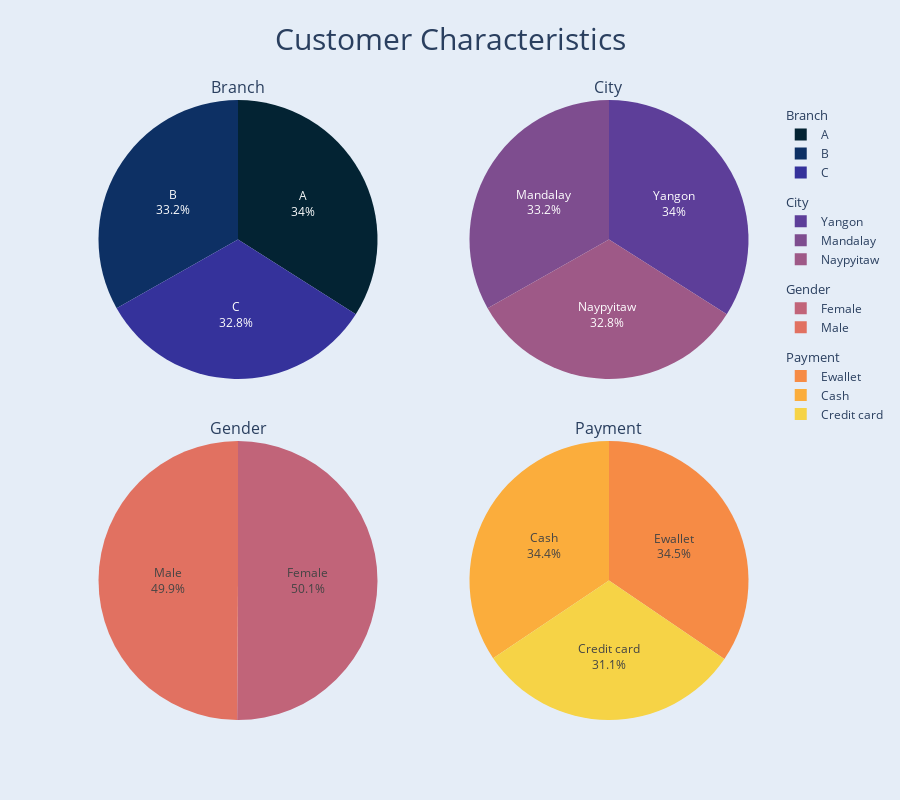

Notebook code for this chart:
### Markdown cell above
### Here we can see there is no null value present .

### Code cell
palette = cycle(px.colors.sequential.thermal)

fig = sp.make_subplots(
    rows=2, 
    cols=2,
    horizontal_spacing=0.08,
    subplot_titles=[
        "Branch",
        "City",
        "Gender",
        "Payment" ], 
    specs=[[{"type": "pie"}, {"type": "pie"}],
          [{"type": "pie"}, {"type": "pie"}]],
        vertical_spacing = 0.1
)

branch_counts = data.Branch.value_counts()

branch = go.Pie(
    labels=branch_counts.index,
    values=branch_counts,
    name="Branch",
    textinfo='percent+label',
    hoverinfo="label+value+percent",
    marker_colors=[next(palette) for i in range(len(branch_counts))],
    legendgroup="Branch",
    legendgrouptitle_text="Branch",
)

city_counts = data.City.value_counts()

city = go.Pie(
    labels=city_counts.index,
    values=city_counts,
    name="City",
    textinfo='percent+label',
    hoverinfo="label+value+percent",
    marker_colors=[next(palette) for i in range(len(city_counts))],
    legendgroup="City",
    legendgrouptitle_text="City",
)

gender_counts = data.Gender.value_counts()

gender = go.Pie(
    labels=gender_counts.index,
    values=gender_counts,
    name="Gender",
    textinfo='percent+label',
    hoverinfo="label+value+percent",
    marker_colors=[next(palette) for i in range(len(gender_counts))],
    legendgroup="Gender",
    legendgrouptitle_text="Gender",
)

payment_counts = data.Payment.value_counts()

payment = go.Pie(
    labels=payment_counts.index,
    values=payment_counts,
    name="Payment",
    textinfo='percent+label',
    hoverinfo="label+value+percent",
    marker_colors=[next(palette) for i in range(len(payment_counts))],
    legendgroup="Payment",
    legendgrouptitle_text="Payment",
)


fig.add_trace(branch, row=1, col=1)
fig.add_trace(city, row=1, col=2)

fig.add_trace(gender, row=2, col=1)
fig.add_trace(payment, row=2, col=2)

fig.update_layout(
    template="plotly",
    height=800,
)

fig.update(
    layout_title_text="Customer Characteristics",
    layout_title_font_size=30,
    layout_title_x=0.5,
    layout_paper_bgcolor='rgb(229, 237, 247)',
    layout_plot_bgcolor='rgb(229, 237, 247)',
)

fig.show()

### Figure 1 — Plotly figure (JSON) as saved in the notebook; plotly's stock layout.template omitted (floating-point values rounded to 4 significant figures)
{"data": [{"domain": {"x": [0, 0.46], "y": [0.55, 1]}, "hoverinfo": "label+value+percent", "labels": ["A", "B", "C"], "legendgroup": "Branch", "legendgrouptitle": {"text": "Branch"}, "marker": {"colors": ["rgb(3, 35, 51)", "rgb(13, 48, 100)", "rgb(53, 50, 155)"]}, "name": "Branch", "textinfo": "percent+label", "type": "pie", "values": [340, 332, 328]}, {"domain": {"x": [0.54, 1], "y": [0.55, 1]}, "hoverinfo": "label+value+percent", "labels": ["Yangon", "Mandalay", "Naypyitaw"], "legendgroup": "City", "legendgrouptitle": {"text": "City"}, "marker": {"colors": ["rgb(93, 62, 153)", "rgb(126, 77, 143)", "rgb(158, 89, 135)"]}, "name": "City", "textinfo": "percent+label", "type": "pie", "values": [340, 332, 328]}, {"domain": {"x": [0, 0.46], "y": [0, 0.45]}, "hoverinfo": "label+value+percent", "labels": ["Female", "Male"], "legendgroup": "Gender", "legendgrouptitle": {"text": "Gender"}, "marker": {"colors": ["rgb(193, 100, 121)", "rgb(225, 113, 97)"]}, "name": "Gender", "textinfo": "percent+label", "type": "pie", "values": [501, 499]}, {"domain": {"x": [0.54, 1], "y": [0, 0.45]}, "hoverinfo": "label+value+percent", "labels": ["Ewallet", "Cash", "Credit card"], "legendgroup": "Payment", "legendgrouptitle": {"text": "Payment"}, "marker": {"colors": ["rgb(246, 139, 69)", "rgb(251, 173, 60)", "rgb(246, 211, 70)"]}, "name": "Payment", "textinfo": "percent+label", "type": "pie", "values": [345, 344, 311]}], "layout": {"annotations": [{"font": {"size": 16}, "showarrow": false, "text": "Branch", "x": 0.23, "xanchor": "center", "xref": "paper", "y": 1, "yanchor": "bottom", "yref": "paper"}, {"font": {"size": 16}, "showarrow": false, "text": "City", "x": 0.77, "xanchor": "center", "xref": "paper", "y": 1, "yanchor": "bottom", "yref": "paper"}, {"font": {"size": 16}, "showarrow": false, "text": "Gender", "x": 0.23, "xanchor": "center", "xref": "paper", "y": 0.45, "yanchor": "bottom", "yref": "paper"}, {"font": {"size": 16}, "showarrow": false, "text": "Payment", "x": 0.77, "xanchor": "center", "xref": "paper", "y": 0.45, "yanchor": "bottom", "yref": "paper"}], "height": 800, "paper_bgcolor": "rgb(229, 237, 247)", "plot_bgcolor": "rgb(229, 237, 247)", "title": {"font": {"size": 30}, "text": "Customer Characteristics", "x": 0.5}}}
